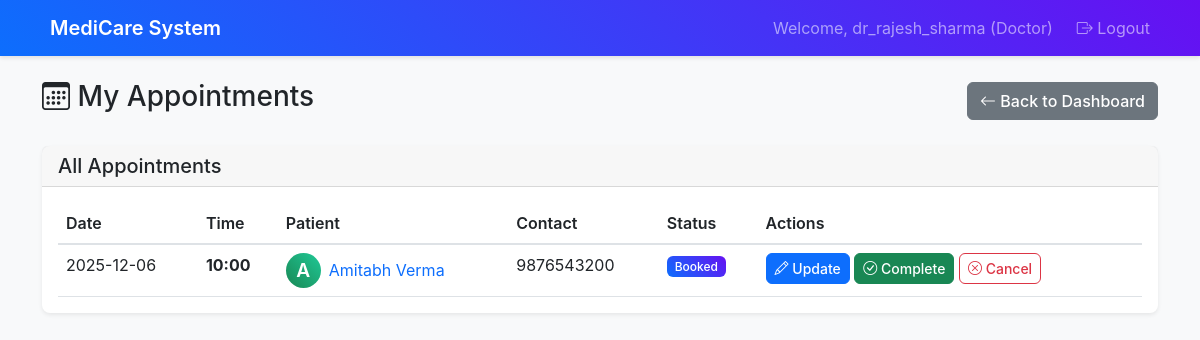
The app's page /doctor/appointments (signed in) with its own data.
### app.py (models this page shows)
class Appointment(db.Model):
    __tablename__ = 'appointments'
    id: Mapped[int] = mapped_column(primary_key=True)
    patient_id: Mapped[int] = mapped_column(db.ForeignKey('patients.id'), nullable=False)
    doctor_id: Mapped[int] = mapped_column(db.ForeignKey('doctors.id'), nullable=False)
    appointment_date: Mapped[date] = mapped_column(nullable=False)
    appointment_time: Mapped[str] = mapped_column(nullable=False)
    status: Mapped[str] = mapped_column(default='booked')  # booked, completed, cancelled
    created_at: Mapped[datetime] = mapped_column(default=datetime.utcnow)
    patient = db.relationship('Patient', back_populates='appointments')
    doctor = db.relationship('Doctor', back_populates='appointments')
    treatment = db.relationship('Treatment', back_populates='appointment', uselist=False)

class Patient(db.Model):
    __tablename__ = 'patients'
    id: Mapped[int] = mapped_column(primary_key=True)
    user_id: Mapped[int] = mapped_column(db.ForeignKey('users.id'), nullable=False)
    name: Mapped[str] = mapped_column(nullable=False)
    phone: Mapped[str] = mapped_column()
    address: Mapped[str] = mapped_column()
    created_at: Mapped[datetime] = mapped_column(default=datetime.utcnow)
    user = db.relationship('User', back_populates='patient')
    appointments = db.relationship('Appointment', back_populates='patient')

### routes.py (the view)
@app.route('/doctor/appointments')
@login_required
@role_required(['doctor'])
def doctor_appointments():
    doctor = Doctor.query.join(User).filter(User.id == session['user_id']).first()
    if not doctor:
        flash('Doctor profile not found', 'error')
        return redirect(url_for('logout'))
    appointments = db.session.query(
        Appointment,
        Patient.name.label('patient_name'),
        Patient.phone.label('patient_phone')
    ).join(Patient, Appointment.patient_id == Patient.id)\
     .filter(Appointment.doctor_id == doctor.id)\
     .order_by(Appointment.appointment_date.desc(), Appointment.appointment_time.desc()).all()
    return render_template('doctor_appointments.html',
                         doctor=doctor,
                         appointments=appointments)

### routes.py (called while the page is built)
def login_required(f):
    @wraps(f)
    def decorated_function(*args, **kwargs):
        if 'user_id' not in session:
            return redirect(url_for('login'))
        return f(*args, **kwargs)
    return decorated_function

def role_required(roles):
    def decorator(f):
        @wraps(f)
        def decorated_function(*args, **kwargs):
            if 'user_role' not in session or session['user_role'] not in roles:
                flash('Access denied. Insufficient permissions.', 'error')
                return redirect(url_for('login'))
            return f(*args, **kwargs)
        return decorated_function
    return decorator

### templates/doctor_appointments.html (shortened to what this page needs)
{% extends "base.html" %}
{% block content %}
<div class="row">
    <div class="col-12">
        <div class="d-flex justify-content-between align-items-center mb-4">
            <h1 class="h3">
                <i class="bi bi-calendar3"></i> My Appointments
            </h1>
            <a href="{{ url_for('doctor_dashboard') }}" class="btn btn-secondary">
                <i class="bi bi-arrow-left"></i> Back to Dashboard
            </a>
        </div>
    </div>
</div>
<div class="row">
    <div class="col-12">
        <div class="card">
            <div class="card-header">
                <h5 class="mb-0">All Appointments</h5>
            </div>
            <div class="card-body">
                {% if appointments %}
                <div class="table-responsive">
                    <table class="table table-hover">
                        <thead>
                            <tr>
                                <th>Date</th>
                                <th>Time</th>
                                <th>Patient</th>
                                <th>Contact</th>
                                <th>Status</th>
                                <th>Actions</th>
                            </tr>
                        </thead>
                        <tbody>
                            {% for appointment_tuple in appointments %}
                            {% set appointment = appointment_tuple[0] %}
                            {% set patient_name = appointment_tuple[1] %}
                            {% set patient_phone = appointment_tuple[2] %}
                            <tr>
                                <td>{{ appointment.appointment_date }}</td>
                                <td>
                                    <strong>{{ appointment.appointment_time }}</strong>
                                </td>
                                <td>
                                    <div class="d-flex align-items-center">
                                        <div class="avatar bg-success text-white rounded-circle d-flex align-items-center justify-content-center me-2" style="width: 35px; height: 35px;">
                                            {{ patient_name[0] }}
                                        </div>
                                        <a href="{{ url_for('doctor_patient_history', patient_id=appointment.patient_id) }}" class="text-decoration-none">
                                            {{ patient_name }}
                                        </a>
                                    </div>
                                </td>
                                <td>{{ patient_phone or '-' }}</td>
                                <td>
                                    <span class="badge bg-{{ 'success' if appointment.status == 'completed' else 'primary' if appointment.status == 'booked' else 'secondary' }}">
                                        {{ appointment.status.title() }}
                                    </span>
                                </td>
                                <td>
                                    {% if appointment.status == 'booked' %}
                                    <a href="/doctor/appointment/{{ appointment.id }}/update-history" class="btn btn-sm btn-primary">
                                        <i class="bi bi-pencil"></i> Update
                                    </a>
                                    <button class="btn btn-sm btn-success" data-bs-toggle="modal" data-bs-target="#completeModal{{ appointment.id }}">
                                        <i class="bi bi-check-circle"></i> Complete
                                    </button>
                                    <form method="POST" action="{{ url_for('doctor_cancel_appointment', appointment_id=appointment.id) }}" class="d-inline" onsubmit="return confirm('Are you sure you want to cancel this appointment?')">
                                        <button type="submit" class="btn btn-sm btn-outline-danger">
                                            <i class="bi bi-x-circle"></i> Cancel
                                        </button>
                                    </form>
                                    {% elif appointment.status == 'completed' %}
                                    <a href="/doctor/appointment/{{ appointment.id }}/update-history" class="btn btn-sm btn-primary">
                                        <i class="bi bi-pencil"></i> Edit
                                    </a>
                                    <span class="text-muted">{{ appointment.status.title() }}</span>
                                    {% else %}
                                    <span class="text-muted">{{ appointment.status.title() }}</span>
                                    {% endif %}
                                </td>
                            </tr>
                            {% endfor %}
                        </tbody>
                    </table>
                </div>
                {% else %}
                <div class="text-center py-4">
                    <i class="bi bi-calendar-x display-1 text-muted"></i>
                    <h4 class="text-muted">No appointments found</h4>
                    <p class="text-muted">Your appointments will appear here</p>
                </div>
                {% endif %}
            </div>
        </div>
    </div>
</div>
{% endblock %}

### static/style.css (style rules this page uses)
:root { --primary-color: #0d6efd; --success-color: #198754; --info-color: #0dcaf0; --warning-color: #ffc107; --danger-color: #dc3545; --light-color: #f8f9fa; --dark-color: #212529; }
body { background-color: #f8f9fa; font-family: -apple-system, BlinkMacSystemFont, 'Segoe UI', Roboto, sans-serif; }
.card { border: none; box-shadow: 0 0.125rem 0.25rem rgba(0, 0, 0, 0.075); border-radius: 0.5rem; transition: box-shadow 0.15s ease-in-out; }
.card-header { background-color: rgba(0, 0, 0, 0.03); border-bottom: 1px solid rgba(0, 0, 0, 0.125); font-weight: 500; }
.avatar { font-weight: 600; font-size: 1.2em; }
.btn { border-radius: 0.375rem; font-weight: 500; transition: all 0.15s ease-in-out; }
.btn-primary { background-color: var(--primary-color); border-color: var(--primary-color); }
.badge { font-weight: 500; border-radius: 0.375rem; }
.table { margin-bottom: 0; }
.table th { font-weight: 600; color: var(--dark-color); border-bottom: 2px solid #dee2e6; }
.bg-primary { background: linear-gradient(45deg, #0d6efd, #6610f2) !important; }
.bg-success { background: linear-gradient(45deg, #198754, #20c997) !important; }
.card, .alert { animation: fadeInUp 0.5s ease-out; }

### records on screen
Appointment: appointment_date "2025-12-06", appointment_time "10:00", status "Booked"
Patient: name "A", name "Amitabh Verma", phone "9876543200"

### other values on screen
{{ session.username }} "dr_rajesh_sharma"
{{ session.user_role.title() }} "Doctor"
